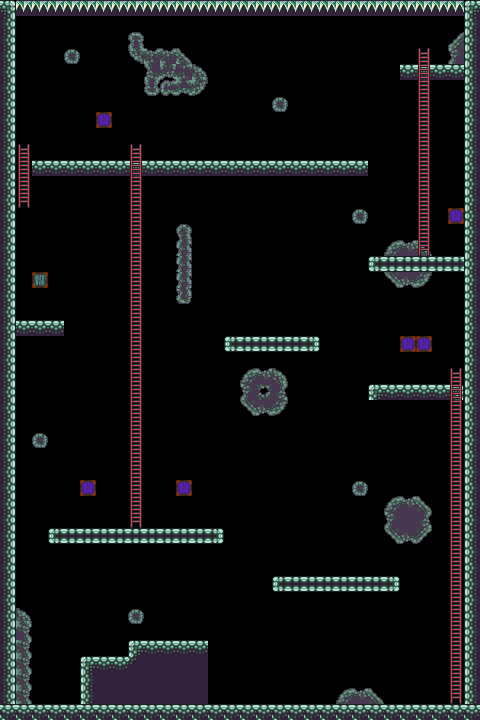

Rendered tile map (Tiled .tmx) drawn with the repository's tilesets; below, a short description and the map source with its tile grids summarised:
An orthogonal 30x45 tile map with 16x16 px tiles, 5 tile layers (background, bushes, timergunbox, graphics, ...), 3 tilesets and 26 objects.

<map version="1.0" orientation="orthogonal" renderorder="right-down" width="30" height="45" tilewidth="16" tileheight="16" nextobjectid="81">
 <tileset firstgid="1" name="crates" tilewidth="16" tileheight="16" tilecount="8" columns="8">
  <image source="crates.png" width="128" height="16" />
 </tileset>
 <tileset firstgid="9" name="varietyTiles" tilewidth="16" tileheight="16" tilecount="384" columns="24">
  <image source="varietyTiles.png" width="384" height="256" />
 </tileset>
 <tileset firstgid="393" name="BasicTiles" tilewidth="16" tileheight="16" tilecount="136" columns="17">
  <image source="BasicTiles.png" width="272" height="128" />
 </tileset>
 <layer name="background" width="30" height="45">
  <data>[1350 cells, 1350 non-empty, 16 distinct tile ids]</data>
 </layer>
 <layer name="bushes" width="30" height="45">
  <data>[1350 cells, 111 non-empty, 24 distinct tile ids]</data>
 </layer>
 <layer name="timergunbox" width="30" height="45">
  <data>[1350 cells, 0 non-empty, 0 distinct tile ids]</data>
 </layer>
 <layer name="graphics" width="30" height="45">
  <data>[1350 cells, 106 non-empty, 13 distinct tile ids]</data>
 </layer>
 <layer name="plantsnstuff" width="30" height="45">
  <data>[1350 cells, 0 non-empty, 0 distinct tile ids]</data>
 </layer>
 <objectgroup name="ground">
  <object id="5" x="0" y="704" width="480" height="16" />
  <object id="10" x="272" y="576" width="128" height="16" />
  <object id="11" x="48" y="528" width="176" height="16" />
  <object id="35" x="0" y="0" width="16" height="704" />
  <object id="44" x="464" y="0" width="16" height="704" />
  <object id="50" x="16" y="0" width="448" height="16" />
  <object id="60" x="224" y="336" width="96" height="16" />
  <object id="61" x="368" y="256" width="96" height="16" />
  <object id="73" x="80" y="656" width="48" height="16" />
  <object id="74" x="128" y="640" width="80" height="16" />
  <object id="75" x="80" y="672" width="16" height="32" />
 </objectgroup>
 <objectgroup name="guns" />
 <objectgroup name="randomgunbox" />
 <objectgroup name="bluegunbox">
  <object id="54" x="32" y="272" width="16" height="16" />
 </objectgroup>
 <objectgroup name="greengunbox" />
 <objectgroup name="pinkgunbox" />
 <objectgroup name="purplegunbox">
  <object id="14" x="176" y="480" width="16" height="16" />
  <object id="15" x="80" y="480" width="16" height="16" />
  <object id="16" x="400" y="336" width="16" height="16" />
  <object id="63" x="448" y="208" width="16" height="16" />
  <object id="64" x="96" y="112" width="16" height="16" />
 </objectgroup>
 <objectgroup name="redgunbox" />
 <objectgroup name="yellowgunbox" />
 <objectgroup name="ladders">
  <object id="22" x="128" y="144" width="16" height="384" />
  <object id="68" x="448" y="368" width="16" height="336" />
  <object id="78" x="16" y="144" width="16" height="64" />
  <object id="80" x="416" y="48" width="16" height="208" />
 </objectgroup>
 <objectgroup name="semisolid">
  <object id="25" x="368" y="384" width="96" />
  <object id="58" x="16" y="320" width="48" />
  <object id="77" x="32" y="160" width="336" />
  <object id="79" x="400" y="64" width="64" />
 </objectgroup>
 <objectgroup name="polylines">
  <object id="34" x="64" y="704" visible="0">
   <polygon points="0,0 64,-64 64,-48" />
  </object>
 </objectgroup>
</map>